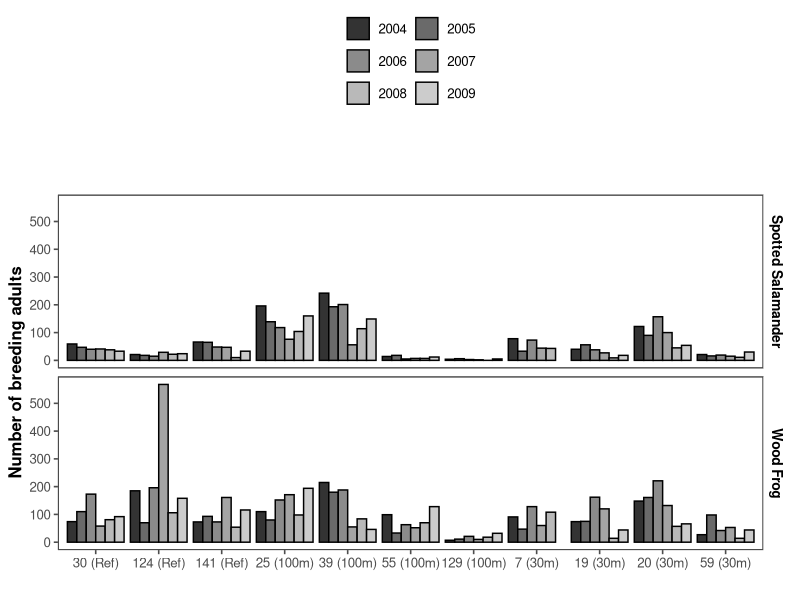

Write the R code that produced this figure.
## ---- chunk 1
### Write a table function // write.table()

#save as as csv //

### Create and save a dataset:
## write.table(x=varName, file="outputFileName.csv", header=TRUE, sep=",")

#These functions read in a data set
#read.table(file="path/to/data.csv", header=TRUE,sep= ",")

#read.csv(file="data.csv", header=T)

### Yse RDS object when only working in R
## helps with sending large datasets in R
## saveRDS(MY_DATA, file="FileName.RDS) #puts data as a variable
## p <- readRDS("FileName.RDS) 


## Long vs Wide Data Formats

# wide format = contains values that do not repeat in the ID column. 
# long format = contains values that do repeat in the ID column.
#sometimes data is collected and entered one way, but needed in a different format for analysis and plotting

library(tidyverse)
glimpse(billboard) # wide format

B1 <- billboard %>%
  pivot_longer(
    cols = starts_with("wk"), #specify which columns you want to make 'longer'
    names_to = "Week", #name of new column of header names
    values_to = "Rank", #name of new column of cell values
    values_drop_na = TRUE #will not include any rows (weeks) were the values have NAs
  )
## ---- chunk 2
### pivot_wider
### best for making occupancy matrix

#fish are going to be rows and sites are going to be columns 

head(fish_encounters) 
table(fish_encounters$seen) 
  
fish_encounters %>%
  pivot_wider(names_from = station, #which column would you like to turn into multiple columns
              values_from = seen) #which column contains the values for the new columns


fish_encounters %>%
  pivot_wider(names_from = station, 
              values_from = seen, 
              values_fill = 0) # Fill in missing values (NAs) with 0s
## ---- chunk 3
#### Dryad: makes research data discoverable, freely reusable, and citable. // avaible to everyone 

##read.table()
dryadData <- read.table(file="Data/amphibian_data.csv", header=TRUE, sep= ",")
glimpse(dryadData)
head(glimpse)

table(dryadData$species) ### allows you to see different groups of character columns
summary(dryadData$mean.hydro)


## ---- chunk 4
### How to do Weekly Assignment 3
library(ggthemes)
str(dryadData$species)
dryadData$species<-factor(dryadData$species, labels=c("Spotted Salamander", "Wood Frog")) #creating 'labels' to use for the plot // factor is a different type of data // factors helps R recognize that species are different species 

str(dryadData$species) #now it is a facotr with 2 levels

class(dryadData$treatment)

dryadData$treatment <- factor(dryadData$treatment, #now need to factor treatment and give it levels
            levels=c("Reference",
                     "100m", "30m")) # this says what goes first 


p<- ggplot(data=dryadData, 
       aes(x=interaction(wetland, treatment), #group treatment and wetland
      y=count.total.adults, fill=factor(year))) + #fills bars with corresponding data year
  geom_bar(position="dodge", stat="identity", color="black") + #color is outline of the bars // position organizes the ways the bars are shown (dodge is right next to each other) // stat further organizes the bar (identity makes them individual bars)
  
  ylab("Number of breeding adults") + #y axis title for both graphs
  xlab("") + #empty under bottom plot
  scale_y_continuous(breaks = c(0,100,200,300,400,500)) +## y axis should be broken up by 100s
  scale_x_discrete(labels=c("30 (Ref)", "124 (Ref)", "141 (Ref)", "25 (100m)","39 (100m)","55 (100m)","129 (100m)", "7 (30m)","19 (30m)","20 (30m)","59 (30m)")) + #x axis titles for bottom plot
  facet_wrap(~species, nrow=2, strip.position="right") + #puts titles on the right of each graph
  theme_few() + scale_fill_grey() + #color themes
  theme(panel.background = element_rect(fill = 'white'#background colors
                                          , color = 'black'), #outline of graphs
        legend.position="top", #puts legend(years) on top
        legend.title=  element_blank(), #set an empty string is that there is no extra white space above the legend where the legend title used to be.
        axis.title.y = element_text(size=12, 
        face="bold", colour = "black"), #adjusts text size and font
        strip.text.y = element_text(size = 10, face="bold", colour = "black")) + #flips labels into a vertical position
  guides(fill=guide_legend(nrow=5,byrow=TRUE)) #sorta squishes the graph together

p


